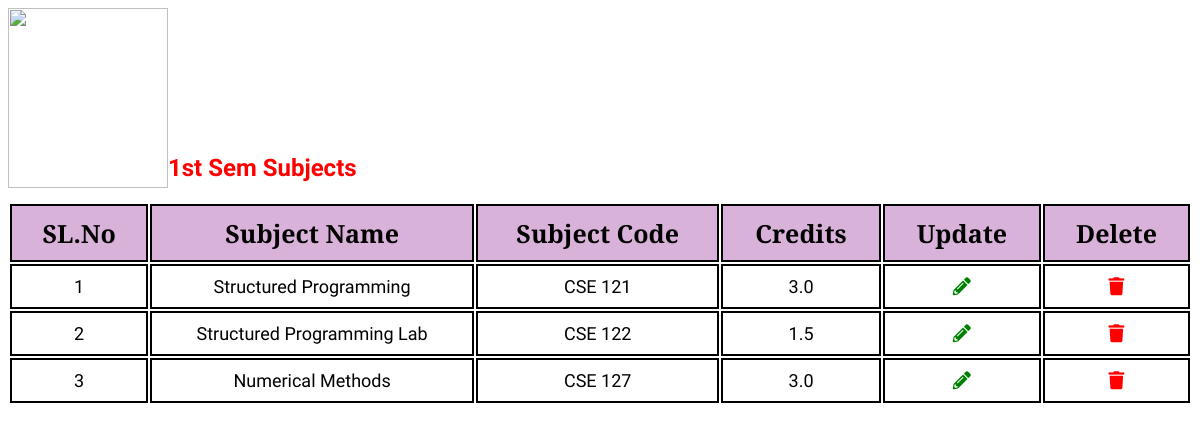
The app's page /admin/dis_sem/disp_s2.php with its own data.
### tables this page shows
CREATE TABLE `add_s2` (
  `id` int(20) NOT NULL,
  `sub_name` varchar(255) NOT NULL,
  `sub_code` varchar(255) NOT NULL,
  `credit` float(30,1) NOT NULL
);

### admin/dis_sem/disp_s2.php (the view, shortened to what this page needs)
<!DOCTYPE html>
<html lang="en">
<head>
    <link rel="stylesheet" href="../css/fontawesome/css/fontawesome.min.css">
    <link rel="stylesheet" href="../css/fontawesome/css/all.css">
</head>
<body>
<img id="head" width="160px" height="180px" style="font-family:'PT Serif';" left:10 align='left' src="../css/images/logo.png">
<br /><br /><br /><br /><br /><br /><br>
<h2 style="color:#ff0000;font-family:'Acme';" class="page-header">1st Sem Subjects</h2>
<div class="col-lg-10 mcon text-center">
    <table id="mytab1" width="100%" class="mtab table table-bordered table-hover table-responsive">
    <tr align='center' style="background-color:rgba(128,0,128,0.3);color:black;font-size:25px;font-family: 'PT serif';" class="table-info">
        <th>SL.No</th>
        <th>Subject Name</th>
        <th>Subject Code</th>
        <th>Credits</th>
        <th>Update</th>
        <th>Delete</th>
    </tr>
    <?php
        include "../connection.php";
        $sql = "SELECT * FROM add_s2";
        $res = mysqli_query($conn,$sql);
        $i=1;
        if(mysqli_num_rows($res)>0){
            while($row = mysqli_fetch_assoc($res)){
    ?>
    <tr style='color:black;border-bottom:2px solid black;font-size:18px;border-right:2px solid black;border-top:2px solid black;border-left:2px solid black;'>
        <td style='border:2px solid black' align = 'center'><?php echo $i; ?></td>
        <td style='border:2px solid black' align = 'center'><?php echo $row['sub_name']; ?></td>
        <td style='border:2px solid black' align = 'center'><?php echo $row['sub_code']; ?></td>
        <td style='border:2px solid black' align = 'center'><?php echo $row['credit']; ?></td>
        <td align='center' style='border:2px solid black'> <a href="" style='color:green'><i class="fas fa-pencil-alt"></i></a> </td>
        <td align='center' style='border:2px solid black'> <a href="javascript:DeleteUser('<?php echo $row['id']; ?>')" style='color:red'><i class="fas fa-trash"></i></a> </td>
    </tr>
    <?php
          $i++;
            }
        }
    ?>
    </table>
</div>
</body>
</html>

### admin/dis_sem/disp_s2.php (style rules this page uses)
.mcon { margin-top: auto; padding: 0; }
.mtab { margin-top: auto; margin-left: auto; padding: 0; font-family: 'Acme'; }
table th { text-align: center; }
.mtab th,td { padding: 10px 20px; border:2px solid black; text-align: center; }

### records on screen
add_s2: sub_name "Structured Programming", sub_code "CSE 121", credit "3.0"
add_s2: sub_name "Structured Programming Lab", sub_code "CSE 122", credit "1.5"
add_s2: sub_name "Numerical Methods", sub_code "CSE 127", credit "3.0"
